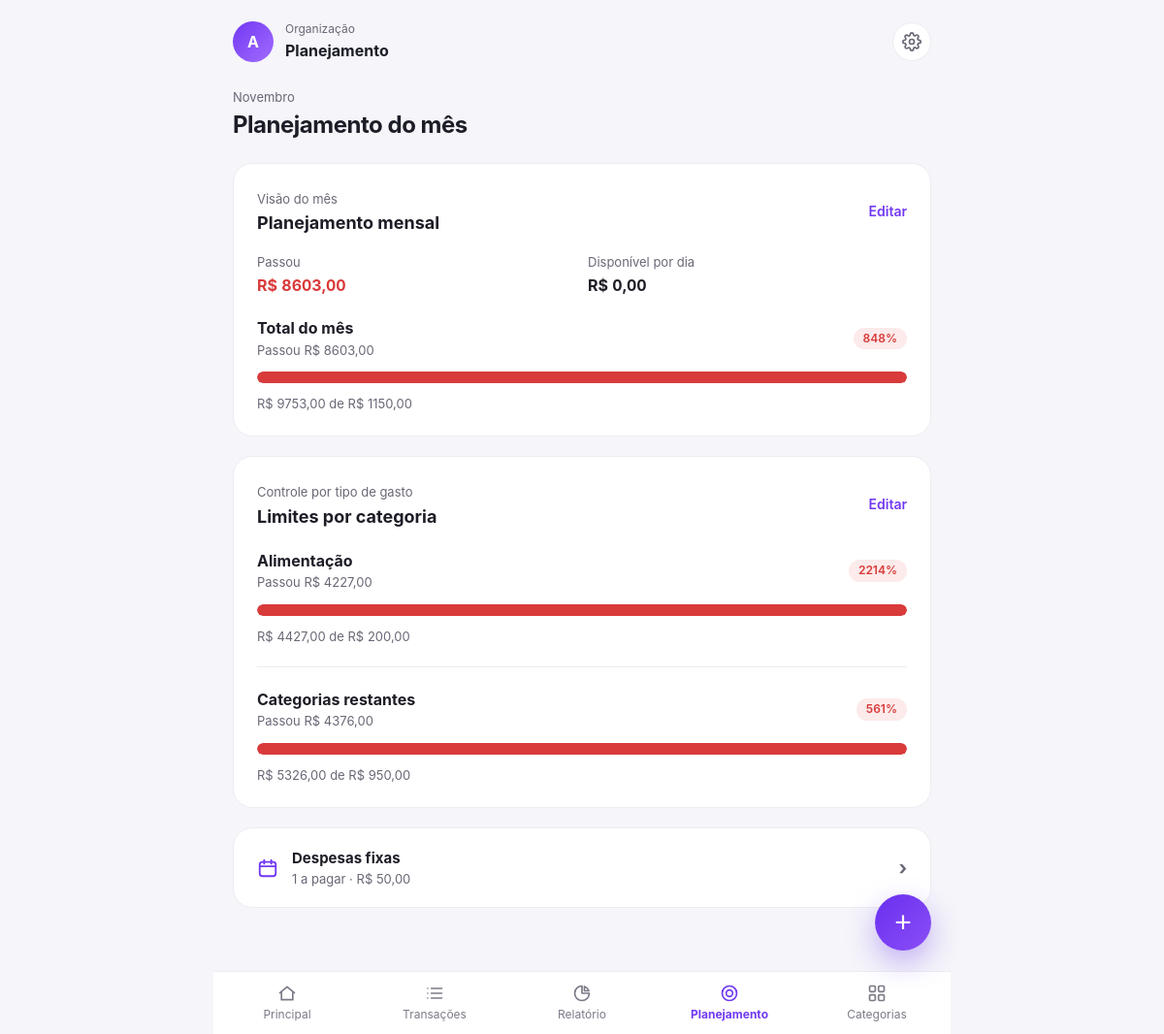
The app's page /planejamento (signed in) with its own data.
### tables this page shows
CREATE TABLE usuarios (
            id INTEGER PRIMARY KEY AUTOINCREMENT,
            nome TEXT NOT NULL,
            email TEXT NOT NULL UNIQUE,
            senha_hash TEXT NOT NULL,
            criado_em TIMESTAMP DEFAULT CURRENT_TIMESTAMP
        );

CREATE TABLE limites (
            usuario_id INTEGER NOT NULL,
            categoria TEXT NOT NULL,          -- '*' = limite total do mês
            valor REAL NOT NULL,
            PRIMARY KEY (usuario_id, categoria),
            FOREIGN KEY (usuario_id) REFERENCES usuarios(id)
        );

CREATE TABLE categorias (
            id INTEGER PRIMARY KEY AUTOINCREMENT,
            usuario_id INTEGER NOT NULL,
            nome TEXT NOT NULL,
            UNIQUE (usuario_id, nome),
            FOREIGN KEY (usuario_id) REFERENCES usuarios(id)
        );

### app.py (the view)
@app.route("/planejamento")
@login_required
def planejamento():
    uid = session["usuario_id"]
    hoje = date.today()
    chave_mes = hoje.strftime("%Y-%m")
    gastos, total_gasto = {}, 0
    for t in buscar_transacoes(uid):
        if t["tipo"] == "despesa" and str(t["data"])[:7] == chave_mes:
            gastos[t["categoria"]] = gastos.get(t["categoria"], 0) + t["valor"]
            total_gasto += t["valor"]
    limites = listar_limites(uid)
    fixas = calcular_fixas(uid)
    fixas_pendentes = sum(f["valor"] for f in fixas if not f["paga"])
    total = por_categoria = restantes = None
    por_dia = 0
    if LIMITE_TOTAL in limites:
        limite_total = limites[LIMITE_TOTAL]
        total = linha_limite("Total do mês", LIMITE_TOTAL, total_gasto, limite_total)
        nomes = [n for n in nomes_categorias(uid) if n in limites]
        por_categoria = sorted(
            (linha_limite(n, n, gastos.get(n, 0), limites[n]) for n in nomes),
            key=lambda l: l["pct_real"], reverse=True)
        soma_limites = sum(limites[n] for n in nomes)
        gasto_com_limite = sum(gastos.get(n, 0) for n in nomes)
        restantes = linha_limite(
            "Categorias restantes", None,
            total_gasto - gasto_com_limite, max(limite_total - soma_limites, 0))
        dias_restantes = calendar.monthrange(hoje.year, hoje.month)[1] - hoje.day + 1
        por_dia = max(limite_total - total_gasto, 0) / dias_restantes
    return render_template(
        "planejamento.html",
        mes_nome=MESES[hoje.month - 1],
        total=total,
        por_categoria=por_categoria,
        restantes=restantes,
        por_dia=por_dia,
        fixas=fixas,
        fixas_pendentes=fixas_pendentes,
    )

### app.py (called while the page is built)
def nomes_categorias(uid):
    return [c["nome"] for c in listar_categorias(uid)]

@app.template_filter("brl")
def brl(valor):
    texto = f"{float(valor or 0):.2f}"
    return texto.replace(",", "X").replace(".", ",").replace("X", ".")

def login_required(func):
    @wraps(func)
    def wrapper(*args, **kwargs):
        if "usuario_id" not in session:
            return redirect(url_for("login"))
        conexao = conectar()
        g.usuario = conexao.execute(
            "SELECT * FROM usuarios WHERE id = ?", (session["usuario_id"],)
        ).fetchone()
        conexao.close()
        if g.usuario is None:
            session.clear()
            return redirect(url_for("login"))
        aplicar_salario(g.usuario["id"])
        return func(*args, **kwargs)
    return wrapper

@app.context_processor
def injetar_usuario():
    usuario = g.get("usuario")
    contas = [c["nome"] for c in listar_contas(usuario["id"])] if usuario else []
    cats = listar_categorias(usuario["id"]) if usuario else []
    return {
        "usuario": usuario,
        "categorias_opcoes": [c["nome"] for c in cats],
        "categorias_arvore": {c["nome"]: [s["nome"] for s in c["subs"]] for c in cats},
        "contas_opcoes": contas,
        "tipos_conta": TIPOS_CONTA,
        "hoje": date.today().isoformat(),
    }

def linha_limite(nome, chave, gasto, limite):
    pct = gasto / limite * 100 if limite > 0 else (100 if gasto > 0 else 0)
    return {
        "nome": nome, "chave": chave, "gasto": gasto, "limite": limite,
        "pct": min(pct, 100), "pct_real": pct,
        "estado": "estourou" if pct >= 100 else "alerta" if pct >= 80 else "ok",
    }

### database/banco.py (called while the page is built)
def conectar():
    conexao = sqlite3.connect(BANCO)
    conexao.row_factory = sqlite3.Row
    return conexao

def buscar_transacoes(usuario_id):
    conexao = conectar()
    linhas = conexao.execute("""
        SELECT * FROM transacoes WHERE usuario_id = ?
        ORDER BY data DESC, id DESC
    """, (usuario_id,)).fetchall()
    conexao.close()
    return linhas

def listar_limites(usuario_id):
    conexao = conectar()
    linhas = conexao.execute(
        "SELECT categoria, valor FROM limites WHERE usuario_id = ?", (usuario_id,)).fetchall()
    conexao.close()
    return {l["categoria"]: l["valor"] for l in linhas}

### templates/planejamento.html (shortened to what this page needs)
<!DOCTYPE html>
<html lang="pt-BR">
<head>
    <link rel="stylesheet" href="{{ url_for('static', filename='css/dashboard.css') }}">
</head>
<body>
<div class="app">
{% macro linha(l) %}
<div class="meta">
    <div class="meta-topo">
        <div style="flex:1;min-width:0">
            <strong>{{ l.nome }}</strong>
            <div class="dica" style="margin:2px 0 0">
                {% if l.estado == 'estourou' and l.gasto > l.limite %}Passou R$ {{ (l.gasto - l.limite)|brl }}
                {% else %}Restam R$ {{ (l.limite - l.gasto)|brl }}{% endif %}
            </div>
        </div>
        <span class="status {{ l.estado }}">{{ '%.0f'|format(l.pct_real) }}%</span>
    </div>
    <div class="barra" role="progressbar" aria-label="Gasto com {{ l.nome }}"
         aria-valuemin="0" aria-valuemax="100" aria-valuenow="{{ '%.0f'|format(l.pct) }}">
        <div class="barra-progresso {{ l.estado }}" style="width: {{ '%.1f'|format(l.pct) }}%;"></div>
    </div>
    <div class="meta-rodape"><span>R$ {{ l.gasto|brl }} de R$ {{ l.limite|brl }}</span></div>
</div>
{% endmacro %}
{% set topo_sub = 'Organização' %}{% set topo_titulo = 'Planejamento' %}
{% include '_topo.html' %}
<main>
<div class="pagina-header">
    <span>{{ mes_nome }}</span>
    <h1>Planejamento do mês</h1>
</div>
{% if not total %}
<section class="card hero-limite">
    <div class="hero-topo"><span>Comece por aqui</span></div>
    <strong class="hero-valor">Vamos planejar seu mês?</strong>
    <p class="dica" style="margin:8px 0 20px">Informe quanto você ganha e quanto quer economizar. Depois é só dividir o orçamento entre as categorias e acompanhar pelas barras.</p>
    <a href="{{ url_for('configurar_plano') }}" class="btn-principal btn-full" style="text-decoration:none;display:block;text-align:center">Criar planejamento</a>
</section>
{% else %}
<section class="card">
    <div class="section-titulo" style="margin-bottom:18px">
        <div><span>Visão do mês</span><h2>Planejamento mensal</h2></div>
        <a href="{{ url_for('configurar_plano') }}" class="ver-todas">Editar</a>
    </div>
    {% set restante = total.limite - total.gasto %}
    <div class="mini-stats" style="grid-template-columns:1fr 1fr;border-top:0;padding-top:0">
        <div>
            <span>{{ 'Passou' if restante < 0 else 'Restam' }}</span>
            <strong class="{{ 'neg' if restante < 0 }}">R$ {{ restante|abs|brl }}</strong>
        </div>
        <div>
            <span>Disponível por dia</span>
            <strong>R$ {{ por_dia|brl }}</strong>
        </div>
    </div>
    <div style="margin-top:22px">{{ linha(total) }}</div>
</section>
<section class="card">
    <div class="section-titulo">
        <div><span>Controle por tipo de gasto</span><h2>Limites por categoria</h2></div>
        <a href="{{ url_for('limites_categorias') }}" class="ver-todas">Editar</a>
    </div>
    {% for l in por_categoria %}{{ linha(l) }}
    {% endfor %}
    {% if por_categoria and restantes %}{{ linha(restantes) }}{% endif %}
</section>
{% endif %}
{% set pendentes = fixas|rejectattr('paga')|list %}
<a href="{{ url_for('fixas_lista') }}" class="card menu-item" style="padding:20px 24px;border-bottom:1px solid var(--borda)">
    <svg viewBox="0 0 24 24"><rect x="3" y="5" width="18" height="16" rx="3"/><path d="M8 3v4M16 3v4M3 10h18"/></svg>
    <div>
        <strong>Despesas fixas</strong>
        <small>
            {% if not fixas %}Nenhuma cadastrada
            {% elif pendentes %}{{ pendentes|length }} a pagar · R$ {{ fixas_pendentes|brl }}
            {% else %}Tudo pago neste mês{% endif %}
        </small>
    </div>
    <b aria-hidden="true">›</b>
</a>
</main>
{% include '_menu.html' %}
{% include '_modal.html' %}
</div>
</body>
</html>

### templates/_topo.html (shortened to what this page needs)
<header class="dashboard-topo">
    <div class="perfil">
        <a href="{{ url_for('mais') }}" class="avatar" aria-label="Configurações">{{ usuario["nome"][0].upper() }}</a>
        <div>
            <span>{{ topo_sub }}</span>
            <strong>{{ topo_titulo }}</strong>
        </div>
    </div>
    <div class="acoes-topo">
        <a href="{{ url_for('mais') }}" class="icone-btn" aria-label="Configurações">
        </a>
    </div>
</header>

### records on screen
usuarios: nome "A"
limites: (l.gasto-l.limite)|brl "8603,00", limite|brl "1150,00"
categorias: nome "Alimentação"
limites: (l.gasto-l.limite)|brl "4227,00", limite|brl "200,00"

### other values on screen
{{ topo_sub }} "Organização"
{{ topo_titulo }} "Planejamento"
{{ mes_nome }} "Novembro"
{{ 'Passou' if restante < 0 else 'Restam' }} "Passou"
{{ restante|abs|brl }} "8603,00"
{{ por_dia|brl }} "0,00"
{{ l.nome }} "Total do mês Categorias restantes"
{{ '%.0f'|format(l.pct_real) }} "848 561" "2214"
{{ l.gasto|brl }} "9753,00 5326,00" "4427,00"
{{ (l.gasto - l.limite)|brl }} "4376,00"
{{ l.limite|brl }} "950,00"
{{ pendentes|length }} "1"
{{ fixas_pendentes|brl }} "50,00"
